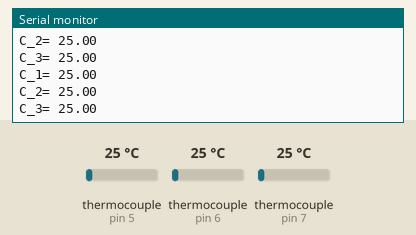
The sketch below on a simulated Arduino Leonardo, built with avr-gcc and run on an emulated ATmega32U4. On the bench: the last lines printed to the serial monitor. The test bench sets the inputs (shaded band); at power-on: thermocouple (sensors on pin 5, pin 6, pin 7) 25 °C.

Above: at 1.7 s.
1.8 s: thermocouple (sensor on pin 5) set to 6 °C
At 1.83 s:
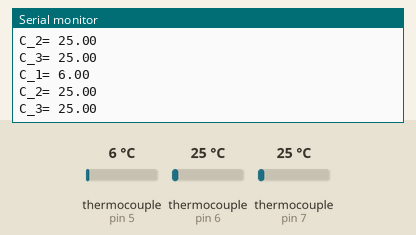
3.3 s: thermocouple (sensor on pin 6) set to 6 °C
At 3.35 s:
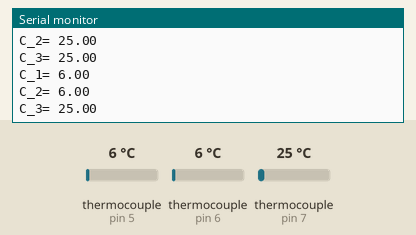
4.8 s: thermocouple (sensor on pin 7) set to 6 °C
At 4.86 s:
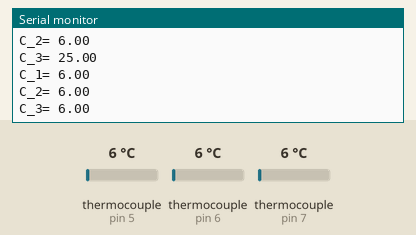
6.3 s: thermocouple (sensor on pin 5) set to 75 °C
At 6.38 s:
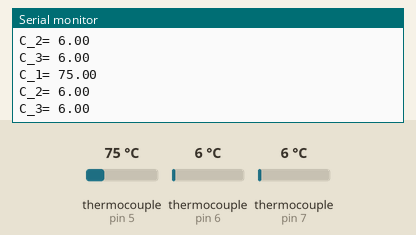
7.8 s: thermocouple (sensor on pin 6) set to 75 °C
At 7.89 s:
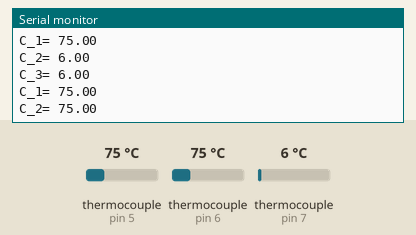
9.3 s: thermocouple (sensor on pin 7) set to 75 °C
At 9.31 s:
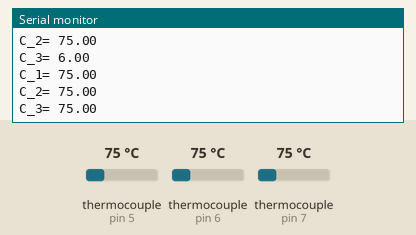
Timing chart, 0 to 11.8 s (numbered marks = the images above; inputs shaded):
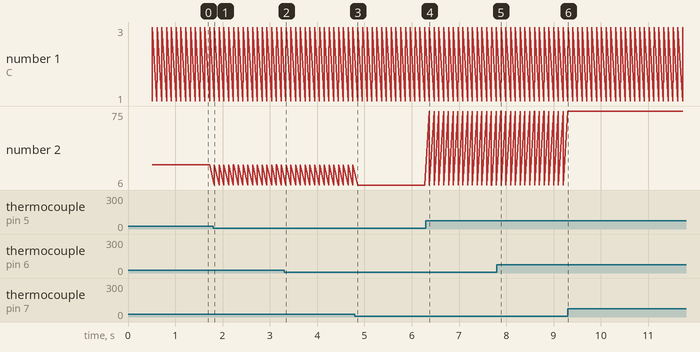

The sketch:

Pressure_and_Temperature.ino
```cpp
#include <SPI.h>
#include "Adafruit_MAX31855.h"

#define PRESSURE_PIN 0
#define MAXDO 3
#define MAXCLK 4
#define MAXCS1 5
#define MAXCS2 6
#define MAXCS3 7
#define PERIOD 100

Adafruit_MAX31855 thermocouple_1(MAXCLK, MAXCS1, MAXDO);
Adafruit_MAX31855 thermocouple_2(MAXCLK, MAXCS2, MAXDO);
Adafruit_MAX31855 thermocouple_3(MAXCLK, MAXCS3, MAXDO);
unsigned long last_run_time = 0;


void setup()
{
  while (!Serial); // wait for Serial on Leonardo/Zero, etc
  Serial.begin(9600);
  pinMode (PRESSURE_PIN, INPUT);
  delay (500); // wait for MAX chip to stabilize
}

void loop()
{
  if (millis () > last_run_time + PERIOD)
  {
    last_run_time = millis ();
    /*Serial.print ("PSIG = ");
    Serial.println (getPressure(analogRead(PRESSURE_PIN)));
    //error message
    */
    if (isnan(getTemperature_1_Celsius()) || isnan(getTemperature_2_Celsius()) || isnan(getTemperature_3_Celsius()))
    {
      Serial.println ("Something wrong with thermocouple !");
    }
    else
    {
      double CTemp = getTemperature_1_Celsius();
      Serial.print("C_1= ");
      Serial.println(CTemp);
      CTemp = getTemperature_2_Celsius();
      Serial.print("C_2= ");
      Serial.println(CTemp);
      CTemp = getTemperature_3_Celsius();
      Serial.print("C_3= ");
      Serial.println(CTemp);
      //Serial.print ("F = ");
      //Serial.println (CTemp * 1.8 + 32);
    }
  }
}

double getPressure (double reading)
{
  double PSIG = getVDC(reading) * 246.58 - 118.33;
  return PSIG;
}

double getVDC (double reading)
{
  double VDC = reading *5 / 1024;
  return VDC;
}

double getInternalTemperature ()
{
  return thermocouple_1.readInternal();
}

double getTemperature_1_Celsius()
{
  return thermocouple_1.readCelsius();
}

double getTemperature_2_Celsius()
{
  return thermocouple_2.readCelsius();
}

double getTemperature_3_Celsius()
{
  return thermocouple_3.readCelsius();
}
```

Measured:
- after the input at 1.8 s, the serial monitor: prints a new line at once (image 1)
- after the input at 3.3 s, the serial monitor: prints a new line at once (image 2)
- after the input at 4.8 s, the serial monitor: prints a new line after 0.06 s (image 3)
- after the input at 6.3 s, the serial monitor: prints a new line after 0.07 s (image 4)
- after the input at 7.8 s, the serial monitor: prints a new line after 0.09 s (image 5)
- after the input at 9.3 s, the serial monitor: prints a new line at once (image 6)
